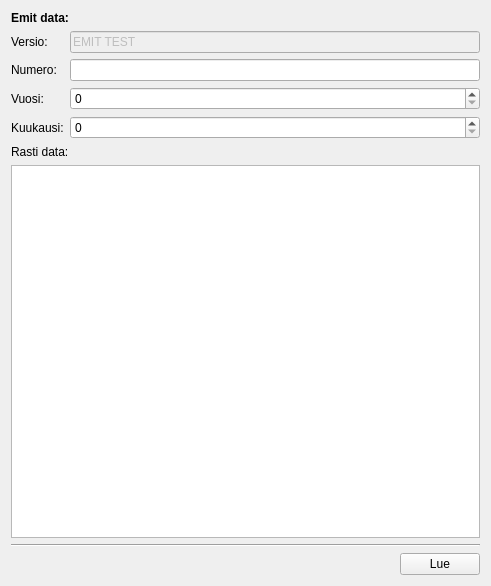
<?xml version="1.0" encoding="UTF-8"?>
<ui version="4.0">
 <class>TestEmitReaderWidget</class>
 <widget class="QWidget" name="TestEmitReaderWidget">
  <property name="geometry">
   <rect>
    <x>0</x>
    <y>0</y>
    <width>491</width>
    <height>586</height>
   </rect>
  </property>
  <property name="windowTitle">
   <string>TestEmitReader</string>
  </property>
  <layout class="QVBoxLayout" name="verticalLayout_2">
   <item>
    <widget class="QLabel" name="label">
     <property name="font">
      <font>
       <weight>75</weight>
       <bold>true</bold>
      </font>
     </property>
     <property name="text">
      <string>Emit data:</string>
     </property>
    </widget>
   </item>
   <item>
    <layout class="QFormLayout" name="formLayout">
     <item row="0" column="0">
      <widget class="QLabel" name="label_5">
       <property name="text">
        <string>Versio:</string>
       </property>
      </widget>
     </item>
     <item row="0" column="1">
      <widget class="QLineEdit" name="versioEdit">
       <property name="enabled">
        <bool>false</bool>
       </property>
       <property name="text">
        <string>EMIT TEST</string>
       </property>
      </widget>
     </item>
     <item row="1" column="0">
      <widget class="QLabel" name="label_2">
       <property name="text">
        <string>Numero:</string>
       </property>
      </widget>
     </item>
     <item row="1" column="1">
      <widget class="QLineEdit" name="numeroEdit"/>
     </item>
     <item row="2" column="0">
      <widget class="QLabel" name="label_3">
       <property name="text">
        <string>Vuosi:</string>
       </property>
      </widget>
     </item>
     <item row="2" column="1">
      <widget class="QSpinBox" name="vuosiBox"/>
     </item>
     <item row="3" column="0">
      <widget class="QLabel" name="label_4">
       <property name="text">
        <string>Kuukausi:</string>
       </property>
      </widget>
     </item>
     <item row="3" column="1">
      <widget class="QSpinBox" name="kuukausiBox"/>
     </item>
    </layout>
   </item>
   <item>
    <layout class="QVBoxLayout" name="verticalLayout">
     <item>
      <widget class="QLabel" name="label_6">
       <property name="text">
        <string>Rasti data:</string>
       </property>
      </widget>
     </item>
     <item>
      <widget class="QTreeView" name="rastiView"/>
     </item>
    </layout>
   </item>
   <item>
    <widget class="Line" name="line">
     <property name="orientation">
      <enum>Qt::Horizontal</enum>
     </property>
    </widget>
   </item>
   <item>
    <layout class="QHBoxLayout" name="horizontalLayout">
     <item>
      <spacer name="horizontalSpacer">
       <property name="orientation">
        <enum>Qt::Horizontal</enum>
       </property>
       <property name="sizeHint" stdset="0">
        <size>
         <width>40</width>
         <height>20</height>
        </size>
       </property>
      </spacer>
     </item>
     <item>
      <widget class="QPushButton" name="lueButton">
       <property name="text">
        <string>Lue</string>
       </property>
      </widget>
     </item>
    </layout>
   </item>
  </layout>
 </widget>
 <resources/>
 <connections/>
</ui>
